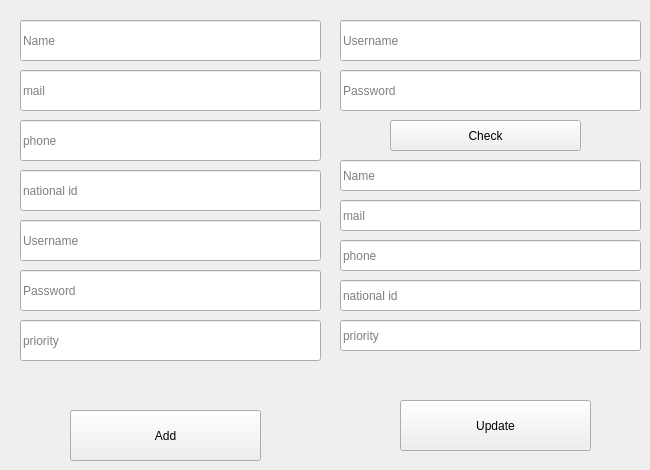
      <widget class="QWidget" name="tab_17">
       <attribute name="title">
        <string>Add employee</string>
       </attribute>
       <widget class="QLineEdit" name="lineEdit_27">
        <property name="geometry">
         <rect>
          <x>20</x>
          <y>170</y>
          <width>301</width>
          <height>41</height>
         </rect>
        </property>
        <property name="readOnly">
         <bool>false</bool>
        </property>
        <property name="placeholderText">
         <string>national id</string>
        </property>
       </widget>
       <widget class="QLineEdit" name="lineEdit_20">
        <property name="geometry">
         <rect>
          <x>20</x>
          <y>70</y>
          <width>301</width>
          <height>41</height>
         </rect>
        </property>
        <property name="placeholderText">
         <string>mail</string>
        </property>
       </widget>
       <widget class="QLineEdit" name="lineEdit_28">
        <property name="geometry">
         <rect>
          <x>20</x>
          <y>120</y>
          <width>301</width>
          <height>41</height>
         </rect>
        </property>
        <property name="placeholderText">
         <string>phone</string>
        </property>
       </widget>
       <widget class="QLineEdit" name="lineEdit_29">
        <property name="geometry">
         <rect>
          <x>20</x>
          <y>20</y>
          <width>301</width>
          <height>41</height>
         </rect>
        </property>
        <property name="placeholderText">
         <string>Name</string>
        </property>
       </widget>
       <widget class="QPushButton" name="pushButton_21">
        <property name="geometry">
         <rect>
          <x>70</x>
          <y>410</y>
          <width>191</width>
          <height>51</height>
         </rect>
        </property>
        <property name="text">
         <string>Add</string>
        </property>
       </widget>
       <widget class="QLineEdit" name="lineEdit_30">
        <property name="geometry">
         <rect>
          <x>20</x>
          <y>220</y>
          <width>301</width>
          <height>41</height>
         </rect>
        </property>
        <property name="readOnly">
         <bool>false</bool>
        </property>
        <property name="placeholderText">
         <string>Username</string>
        </property>
       </widget>
       <widget class="QLineEdit" name="lineEdit_31">
        <property name="geometry">
         <rect>
          <x>20</x>
          <y>270</y>
          <width>301</width>
          <height>41</height>
         </rect>
        </property>
        <property name="readOnly">
         <bool>false</bool>
        </property>
        <property name="placeholderText">
         <string>Password</string>
        </property>
       </widget>
       <widget class="QLineEdit" name="lineEdit_32">
        <property name="geometry">
         <rect>
          <x>340</x>
          <y>70</y>
          <width>301</width>
          <height>41</height>
         </rect>
        </property>
        <property name="readOnly">
         <bool>false</bool>
        </property>
        <property name="placeholderText">
         <string>Password</string>
        </property>
       </widget>
       <widget class="QLineEdit" name="lineEdit_33">
        <property name="geometry">
         <rect>
          <x>340</x>
          <y>280</y>
          <width>301</width>
          <height>31</height>
         </rect>
        </property>
        <property name="readOnly">
         <bool>false</bool>
        </property>
        <property name="placeholderText">
         <string>national id</string>
        </property>
       </widget>
       <widget class="QLineEdit" name="lineEdit_34">
        <property name="geometry">
         <rect>
          <x>340</x>
          <y>240</y>
          <width>301</width>
          <height>31</height>
         </rect>
        </property>
        <property name="placeholderText">
         <string>phone</string>
        </property>
       </widget>
       <widget class="QLineEdit" name="lineEdit_35">
        <property name="geometry">
         <rect>
          <x>340</x>
          <y>20</y>
          <width>301</width>
          <height>41</height>
         </rect>
        </property>
        <property name="readOnly">
         <bool>false</bool>
        </property>
        <property name="placeholderText">
         <string>Username</string>
        </property>
       </widget>
       <widget class="QLineEdit" name="lineEdit_44">
        <property name="geometry">
         <rect>
          <x>340</x>
          <y>160</y>
          <width>301</width>
          <height>31</height>
         </rect>
        </property>
        <property name="placeholderText">
         <string>Name</string>
        </property>
       </widget>
       <widget class="QLineEdit" name="lineEdit_45">
        <property name="geometry">
         <rect>
          <x>340</x>
          <y>200</y>
          <width>301</width>
          <height>31</height>
         </rect>
        </property>
        <property name="placeholderText">
         <string>mail</string>
        </property>
       </widget>
       <widget class="QPushButton" name="pushButton_22">
        <property name="geometry">
         <rect>
          <x>400</x>
          <y>400</y>
          <width>191</width>
          <height>51</height>
         </rect>
        </property>
        <property name="text">
         <string>Update</string>
        </property>
       </widget>
       <widget class="QPushButton" name="pushButton_27">
        <property name="geometry">
         <rect>
          <x>390</x>
          <y>120</y>
          <width>191</width>
          <height>31</height>
         </rect>
        </property>
        <property name="text">
         <string>Check</string>
        </property>
       </widget>
       <widget class="QLineEdit" name="lineEdit_47">
        <property name="geometry">
         <rect>
          <x>20</x>
          <y>320</y>
          <width>301</width>
          <height>41</height>
         </rect>
        </property>
        <property name="readOnly">
         <bool>false</bool>
        </property>
        <property name="placeholderText">
         <string>priority</string>
        </property>
       </widget>
       <widget class="QLineEdit" name="lineEdit_48">
        <property name="geometry">
         <rect>
          <x>340</x>
          <y>320</y>
          <width>301</width>
          <height>31</height>
         </rect>
        </property>
        <property name="readOnly">
         <bool>false</bool>
        </property>
        <property name="placeholderText">
         <string>priority</string>
        </property>
       </widget>
      </widget>
